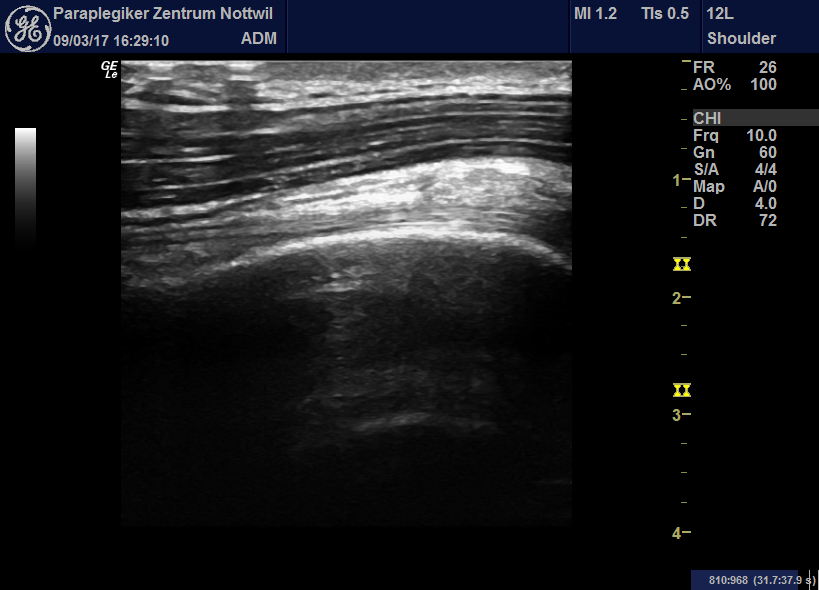
#> input picture tendon_images/Bicep_Train/ID02MD011b460b.jpg, 819 x 590 px; its folder holds only this picture in this run
$ python sup_script.py   (Python 2 division)
#> lines starting #> are read from the running program, lines starting #| are printed output that depends on the picture
#> the answer given: tendon_images/Bicep_Train
import os
import numpy as np # linear algebra
import scipy
from skimage.io import imread
import matplotlib.pyplot as plt
from skimage import segmentation
from skimage.filters    import gaussian, median
from skimage.measure import *
from sklearn.cluster import *
from skimage.segmentation import *
from skimage.exposure import *
import matplotlib.patches as patches
from skimage.transform import *
from matplotlib.path import Path

import peakutils
from peakutils.plot import plot as pplot
import string
import csv

# cut machine information from image
def crop_border(image):
    x1,x2 = 120,571
    y1,y2 = 60,531
    image = image[y1:y2,x1:x2]
    return resize(image,[451,441])

# cut training image to match
# [4 lines left out: function crop_border_ref, not called in this run]

IMAGE_BICEP_TRAIN = './tendon_images/Bicep_Train'
IMAGE_SUP_TRAIN = './tendon_images/Sup_Train'
IMAGE_BICEP = './tendon_images/Biceps'
IMAGE_SUP   = './tendon_images/Supraspinatus'

def load_images_names_from_folder(folder):
#> called with folder = 'tendon_images/Bicep_Train'
    images = []
    name = []
    train = []
    train_name = []
    for filename in os.listdir(folder):
        if "ID" in filename and 'REF' not in filename:

            img = imread(os.path.join(folder,filename))
#> img is the input picture: shape (590, 819, 3); mean R, G, B 27.2, 28.1, 31.1
            images.append(crop_border(img))
#> in crop_border, `image = image[y1:y2,x1:x2]`:
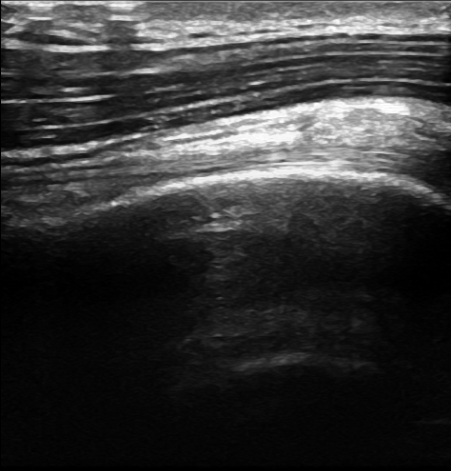
#> image: shape (471, 451, 3); min 0, max 255, mean 52.6
            name.append(filename)

            # if there are training images, load them
            ref = filename.replace('.jpg','')+'_REF_SEL.jpg'
            if ref in os.listdir(folder):
                img = imread(os.path.join(folder,ref))
                train.append(crop_border_ref(img))
                train_name.append(ref)

    return [images,train,name,train_name]

# extract x value to find where the ROI should start
# this looks at the very top of the image to find the imprint of two metal bars on the skin
# these are shown as peaks in the rows and we can localize an x coordinate for the region from these.
# Bicep tendon has bars on the left, sup on the right
# for the Bicep the ROI is then a set distance from the bars, for the sup it varies between patients

def set_x_ROI(image,offset):
    image = gaussian(image,sigma=1)
    y = []
    for i in range(image.shape[1]):
        y.insert(i,np.mean(image[0:10,i])) # just use top 10 rows

    x = np.linspace(0, image.shape[1], image.shape[1])
    y = np.array(y)

    indexes = np.array(peakutils.indexes(y, thres=0.8, min_dist=20)) # there should be two peaks it returns
    x = ((indexes[-2] - indexes[-1]))

    x = indexes[-2] - x - offset

    return x

# extract initial ROI by sliding window down to find maximum intensity in thresholded image
# we also slide n pixels around the init extracted ROI since the ROI can change for the sup tendon

# [84 lines left out: functions find_initial_ROI, fit_contour, fix_snake, ROI_from_snake, not called in this run]


# 1. Transform images by equalizing histogram and filtering
# 2. Then threshold the image to get the maximum
# 3. Extract the inital ROI
# 4. Build an intermediate thresholded image at a lower threshold
#    this is to allow a better fit on the snake
# 5. Fit a snake onto the new thresholded image
# 6. Cut the snake so it fits within in the desired length

thres_val = 0.96
intermediate_thres_val = 0.92
length = 97 #1cm
width = 100
offset = 250

c = [] # converted images
snake = []
ROI_xy = []
ROI = []
rect = []
circ = []
x_vals = []
ROI_img = [] # used for F1 extraction
Precision = []
Recall = []
F1 = []

inter = [] # intermediate images to fit snake

IMAGE_SUP_TRAIN =  raw_input("Enter Sup Image Folder: ")
# load images
[images,train,names,train_name] = load_images_names_from_folder(IMAGE_SUP_TRAIN)
#> images = 1 item; train = []; names = ['ID02MD011b460b.jpg']; train_name = []

print "Starting Analysis"

for i in range(len(images)):
    temp = images[i]
    temp = equalize_hist(temp)
    temp = gaussian(temp,sigma=2)
    x = np.max(temp,2)
    x[x<thres_val]=0
    c.insert(i,x)
#> this loop made 1 pass
#> pass 1, `temp = equalize_hist(temp)`:
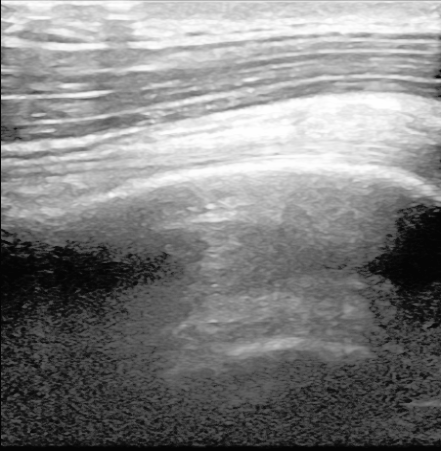
#> temp: shape (451, 441, 3) float64; min 0.0216, max 1, mean 0.509
#> pass 1, `temp = gaussian(temp,sigma=2)`:
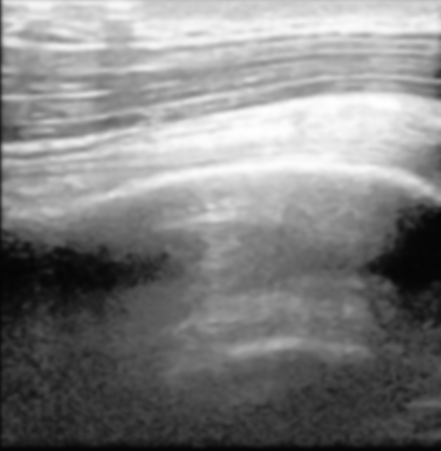
#> temp: shape (451, 441, 3) float64; min 0.0217, max 0.998, mean 0.509
#> after the loop:
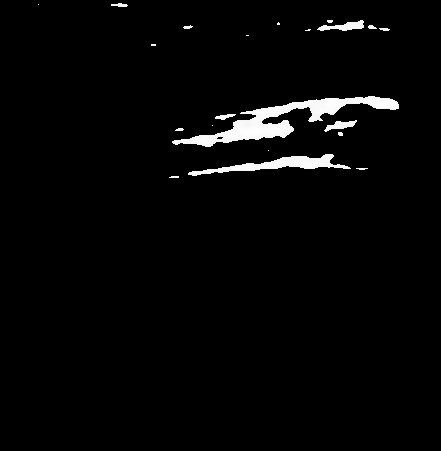
#> x: shape (451, 441) float64; min 0, max 0.998, mean 0.0244
#> after the loop, c = 1 item

for i in range(len(images)):
    temp = images[i]
    temp = equalize_hist(temp)
    temp = gaussian(temp,sigma=1)
    x = np.max(temp,2)
    x[x<intermediate_thres_val]=0
    inter.insert(i,x)
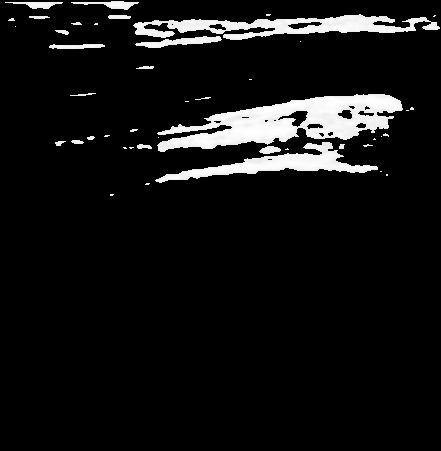
#> x: shape (451, 441) float64; min 0, max 1, mean 0.0728
#> after the loop, inter = 1 item

print "Calculating the ROI"

for i in range(len(c)):
#> (the run stopped early here; a loop or call above may not have finished)

$ run again, on tendon_images/Bicep_Train/ID08PMD381b460b.jpg
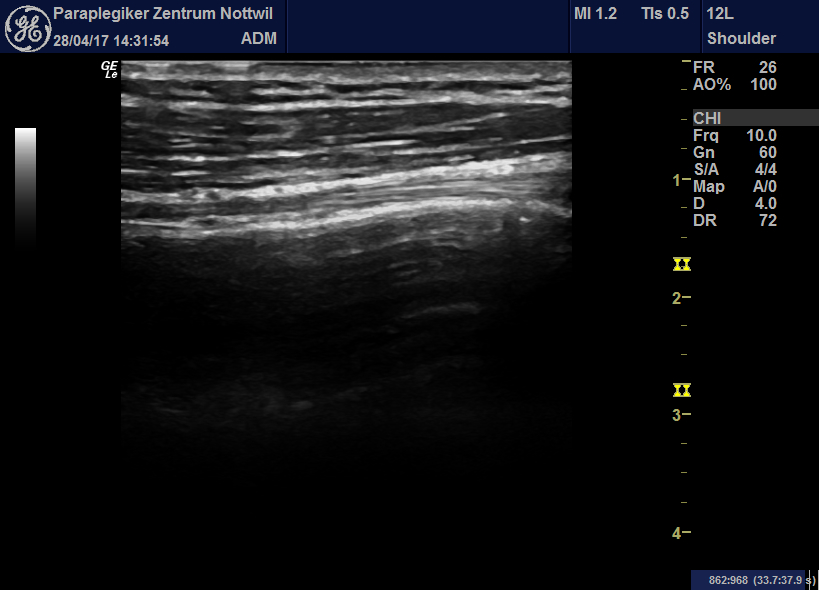
#> input picture tendon_images/Bicep_Train/ID08PMD381b460b.jpg, 819 x 590 px
#> in load_images_names_from_folder, img is the input picture: shape (590, 819, 3); mean R, G, B 20.1, 21, 23.9
#> in crop_border, `image = image[y1:y2,x1:x2]`:
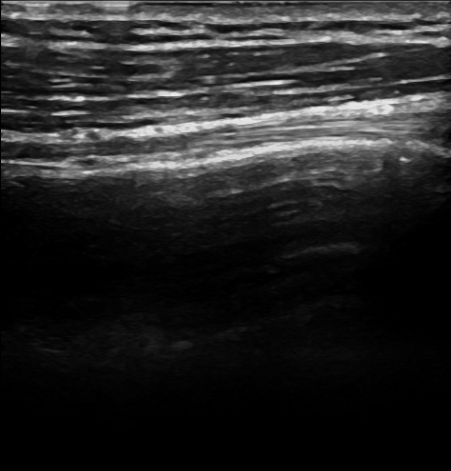
#> image: shape (471, 451, 3); min 0, max 239, mean 36.4
#> images = 1 item; train = []; names = ['ID08PMD381b460b.jpg']; train_name = []
#> the loop `for i in range(len(images)):` made 1 pass
#> after the loop `for i in range(len(images)):`: c = 1 item
#> after the loop `for i in range(len(images)):`:
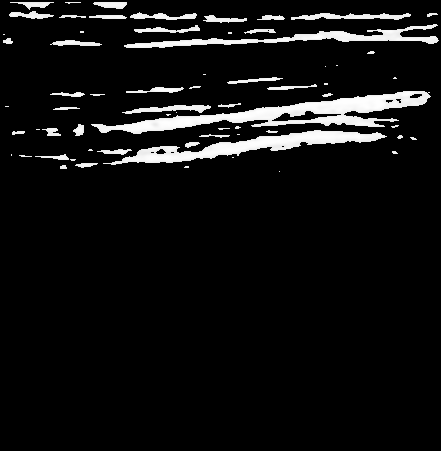
#> x: shape (451, 441) float64; min 0, max 0.999, mean 0.0673

$ run again, on tendon_images/Bicep_Train/ID02PMD011b460b.jpg
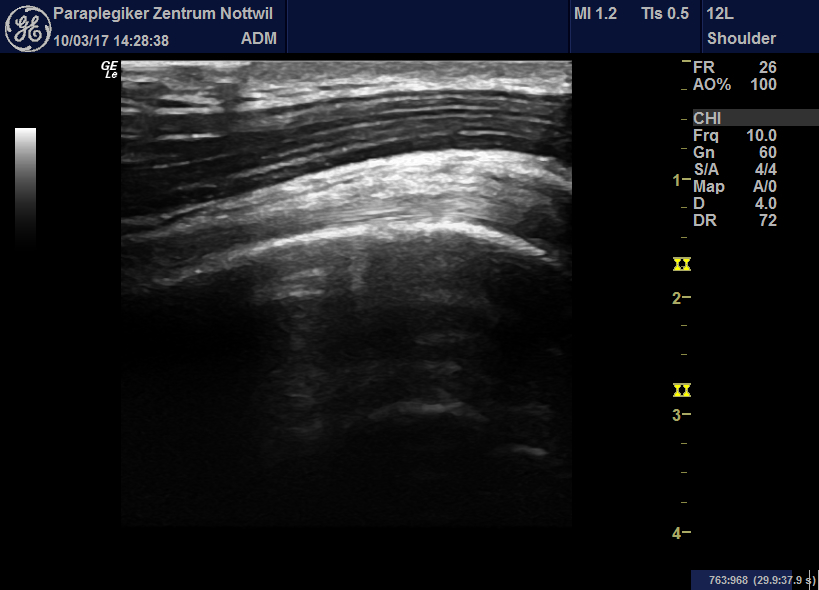
#> input picture tendon_images/Bicep_Train/ID02PMD011b460b.jpg, 819 x 590 px
#> in load_images_names_from_folder, img is the input picture: shape (590, 819, 3); mean R, G, B 25.2, 26, 29
#> in crop_border, `image = image[y1:y2,x1:x2]`:
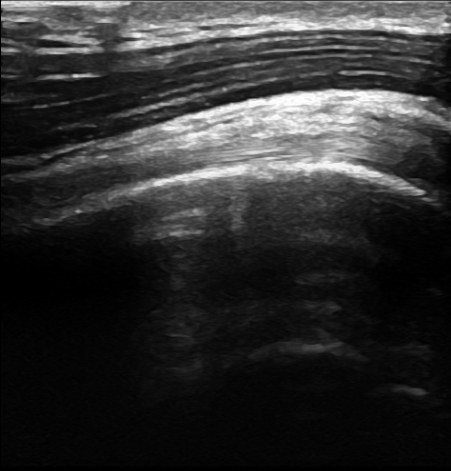
#> image: shape (471, 451, 3); min 0, max 255, mean 47.9
#> images = 1 item; train = []; names = ['ID02PMD011b460b.jpg']; train_name = []
#> the loop `for i in range(len(images)):` made 1 pass
#> after the loop `for i in range(len(images)):`: c = 1 item
#> after the loop `for i in range(len(images)):`:
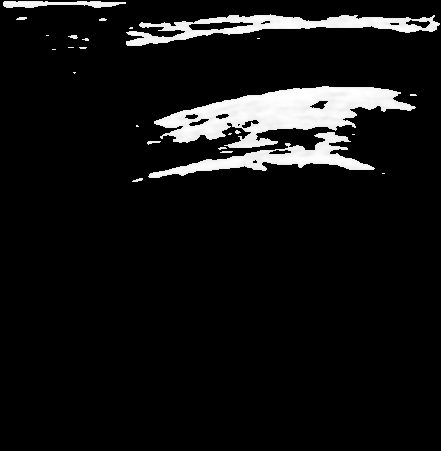
#> x: shape (451, 441) float64; min 0, max 1, mean 0.0734
